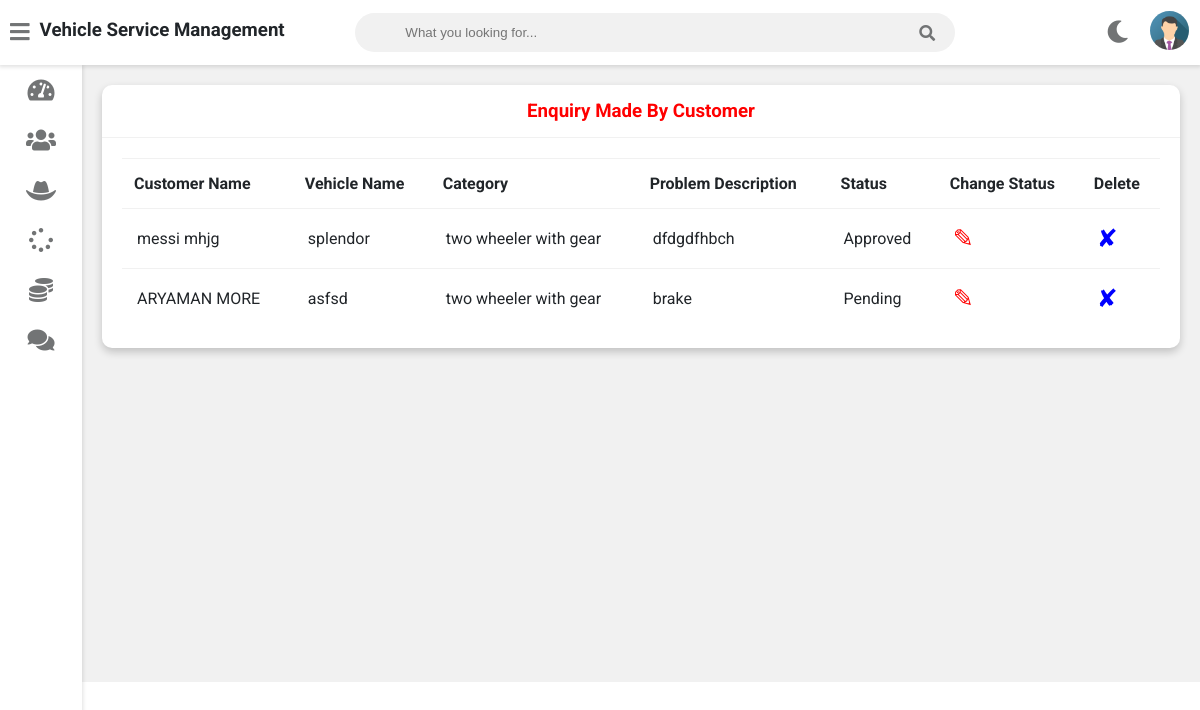
Screenshot of /admin-view-request (signed in) with the database file from the repository.
### vehicle/models.py (models this page shows, shortened)
class Customer(models.Model):
    user=models.OneToOneField(User,on_delete=models.CASCADE)
    profile_pic= models.ImageField(upload_to='profile_pic/CustomerProfilePic/',null=True,blank=True)
    address = models.CharField(max_length=40)
    mobile = models.CharField(max_length=20,null=False)
    @property
    def get_name(self):
        return self.user.first_name+" "+self.user.last_name

class Request(models.Model):
    cat=(('two wheeler with gear','two wheeler with gear'),('two wheeler without gear','two wheeler without gear'),('three wheeler','three wheeler'),('four wheeler','four wheeler'))
    category=models.CharField(max_length=50,choices=cat)
    vehicle_no=models.PositiveIntegerField(null=False)
    vehicle_name = models.CharField(max_length=40,null=False)
    vehicle_model = models.CharField(max_length=40,null=False)
    vehicle_brand = models.CharField(max_length=40,null=False)
    problem_description = models.CharField(max_length=500,null=False)
    date=models.DateField(auto_now=True)
    cost=models.PositiveIntegerField(null=True)
    customer=models.ForeignKey('Customer', on_delete=models.CASCADE,null=True)
    mechanic=models.ForeignKey('Mechanic',on_delete=models.CASCADE,null=True)
    stat=(('Pending','Pending'),('Approved','Approved'),('Repairing','Repairing'),('Repairing Done','Repairing Done'),('Released','Released'))
    status=models.CharField(max_length=50,choices=stat,default='Pending',null=True)

### vehicle/views.py (the view)
# urls.py: path('admin-view-request',views.admin_view_request_view,name='admin-view-request'),
@login_required(login_url='adminlogin')
def admin_view_request_view(request):
    enquiry=models.Request.objects.all().order_by('-id')
    customers=[]
    for enq in enquiry:
        customer=models.Customer.objects.get(id=enq.customer_id)
        customers.append(customer)
    return render(request,'vehicle/admin_view_request.html',{'data':zip(customers,enquiry)})

### templates/vehicle/admin_view_request.html
{% extends 'vehicle/adminbase.html' %}
{% block content %}
	<div class="wrapper">
		<div class="row">
			<div class="col-12 col-m-12 col-sm-12">
				<div class="card">
					<div class="card-header">
						<h3 style="color:red; text-align:center" >Enquiry Made By Customer
						</h3>
					</div>
					<div class="card-content">
						<table>
							<thead>
                <tr>
                  <th>Customer Name</th>
                  <th>Vehicle Name</th>
                  <th>Category</th>
                  <th>Problem Description</th>
                  <th>Status</th>
                  <th>Change Status</th>
                  <th>Delete</th>
                </tr>
							</thead>
							<tbody>
                {% for c,r in data %}
                <tr>
                  <td> {{c.get_name}}</td>
                  <td> {{r.vehicle_name}}</td>
                  <td>{{r.category}}</td>
                  <td>{{r.problem_description}}</td>
                  <td>{{r.status}}</td>
                  <td><a  style="color:red; text-decoration:none;font-size:25px;" href="{% url 'change-status' r.id  %}">&#9998;</a></td>
                  <td><a style="color:blue; text-decoration:none;font-size:25px;"href="{% url 'admin-delete-request' r.id  %}">&#10008;</a></td>
                </tr>
                {% endfor %}
							</tbody>
						</table>
					</div>
				</div>
			</div>
		</div>
<br><br><br><br><br><br><br><br><br><br><br><br><br><br><br><br>
	</div>
{% endblock content %}

### rows the page displays
Customer: get_name "messi mhjg", vehicle_name "splendor", category "two wheeler with gear", problem_description "dfdgdfhbch", status "Approved"
Customer: get_name "ARYAMAN MORE", vehicle_name "asfsd", category "two wheeler with gear", problem_description "brake", status "Pending"
